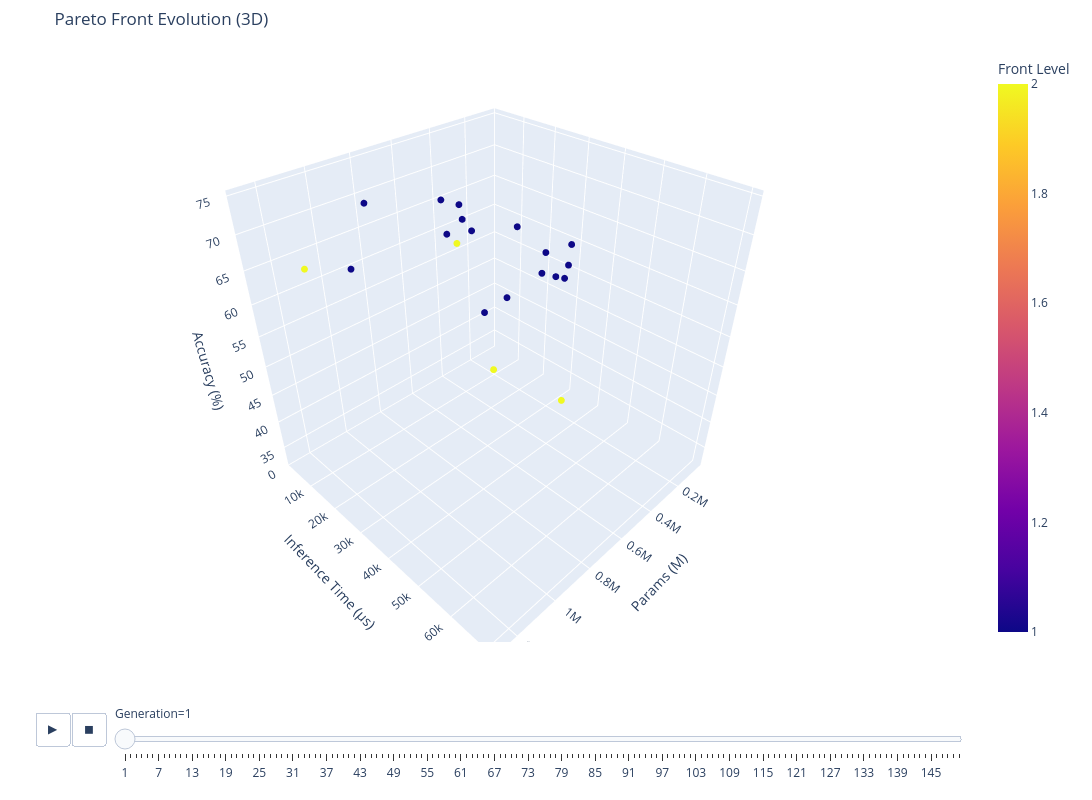

This figure's notebook cell:
### Code cell
# To show 3D animation:
plot_pareto_evolution(history, dims="3d",
                    x="params", y="inference_time", z="accuracy")

### Figure 1 — Plotly figure (JSON) as saved in the notebook; plotly's stock layout.template omitted (floating-point values rounded to 4 significant figures)
{"data": [{"customdata": [[1, 1], [1, 1], [1, 1], [1, 1], [1, 1], [1, 1], [1, 1], [1, 1], [1, 1], [1, 1], [1, 1], [1, 1], [1, 1], [1, 1], [1, 1], [1, 1], [2, 1], [2, 1], [2, 1], [2, 1]], "hovertemplate": "Params: %{x:.2f} M<br>Inference Time: %{y:.2f} µs<br>Accuracy: %{z:.2f}%<br>Front Level: %{customdata[0]}<br>Generation: %{customdata[1]}<extra></extra>", "legendgroup": "", "marker": {"color": [1, 1, 1, 1, 1, 1, 1, 1, 1, 1, 1, 1, 1, 1, 1, 1, 2, 2, 2, 2], "coloraxis": "coloraxis", "size": 4, "symbol": "circle"}, "mode": "markers", "name": "", "scene": "scene", "showlegend": false, "type": "scatter3d", "x": [280400.0, 383200.0, 873800.0, 352800.0, 57070.0, 137500.0, 231400.0, 314300.0, 69350.0, 234400.0, 83180.0, 991800.0, 100300.0, 82540.0, 121800.0, 564800.0, 208900.0, 340300.0, 1273000.0, 177700.0], "y": [3010.0, 1798.0, 1180.0, 1517.0, 7068.0, 2579.0, 3487.0, 23890.0, 24920.0, 29080.0, 29380.0, 19240.0, 29190.0, 29880.0, 22720.0, 19650.0, 10220.0, 4460.0, 21210.0, 34250.0], "z": [60.89, 64.98, 59.65, 58.89, 44.43, 41.37, 58.44, 64.4, 53.18, 60.48, 56.48, 74.38, 54.37, 60.06, 53.96, 69.65, 32.65, 57.79, 69.89, 33.62]}], "layout": {"coloraxis": {"colorbar": {"title": {"text": "Front Level"}}, "colorscale": [[0, "#0d0887"], [0.1111, "#46039f"], [0.2222, "#7201a8"], [0.3333, "#9c179e"], [0.4444, "#bd3786"], [0.5556, "#d8576b"], [0.6667, "#ed7953"], [0.7778, "#fb9f3a"], [0.8889, "#fdca26"], [1, "#f0f921"]]}, "height": 800, "legend": {"tracegroupgap": 0}, "margin": {"b": 20, "l": 20, "r": 20, "t": 50}, "scene": {"domain": {"x": [0, 1], "y": [0, 1]}, "xaxis": {"title": {"text": "Params (M)"}}, "yaxis": {"range": [0, 72250.0], "title": {"text": "Inference Time (µs)"}}, "zaxis": {"title": {"text": "Accuracy (%)"}}}, "sliders": [{"active": 0, "currentvalue": {"prefix": "Generation="}, "len": 0.9, "pad": {"b": 10, "t": 60}, "steps": [{"args": [["1"], {"frame": {"duration": 0, "redraw": true}, "fromcurrent": true, "mode": "immediate", "transition": {"duration": 0, "easing": "linear"}}], "label": "1", "method": "animate"}, {"args": [["2"], {"frame": {"duration": 0, "redraw": true}, "fromcurrent": true, "mode": "immediate", "transition": {"duration": 0, "easing": "linear"}}], "label": "2", "method": "animate"}, {"args": [["3"], {"frame": {"duration": 0, "redraw": true}, "fromcurrent": true, "mode": "immediate", "transition": {"duration": 0, "easing": "linear"}}], "label": "3", "method": "animate"}, {"args": [["4"], {"frame": {"duration": 0, "redraw": true}, "fromcurrent": true, "mode": "immediate", "transition": {"duration": 0, "easing": "linear"}}], "label": "4", "method": "animate"}, {"args": [["5"], {"frame": {"duration": 0, "redraw": true}, "fromcurrent": true, "mode": "immediate", "transition": {"duration": 0, "easing": "linear"}}], "label": "5", "method": "animate"}, {"args": [["6"], {"frame": {"duration": 0, "redraw": true}, "fromcurrent": true, "mode": "immediate", "transition": {"duration": 0, "easing": "linear"}}], "label": "6", "method": "animate"}, {"args": [["7"], {"frame": {"duration": 0, "redraw": true}, "fromcurrent": true, "mode": "immediate", "transition": {"duration": 0, "easing": "linear"}}], "label": "7", "method": "animate"}, {"args": [["8"], {"frame": {"duration": 0, "redraw": true}, "fromcurrent": true, "mode": "immediate", "transition": {"duration": 0, "easing": "linear"}}], "label": "8", "method": "animate"}, {"args": [["9"], {"frame": {"duration": 0, "redraw": true}, "fromcurrent": true, "mode": "immediate", "transition": {"duration": 0, "easing": "linear"}}], "label": "9", "method": "animate"}, {"args": [["10"], {"frame": {"duration": 0, "redraw": true}, "fromcurrent": true, "mode": "immediate", "transition": {"duration": 0, "easing": "linear"}}], "label": "10", "method": "animate"}, {"args": [["11"], {"frame": {"duration": 0, "redraw": true}, "fromcurrent": true, "mode": "immediate", "transition": {"duration": 0, "easing": "linear"}}], "label": "11", "method": "animate"}, {"args": [["12"], {"frame": {"duration": 0, "redraw": true}, "fromcurrent": true, "mode": "immediate", "transition": {"duration": 0, "easing": "linear"}}], "label": "12", "method": "animate"}, {"args": [["13"], {"frame": {"duration": 0, "redraw": true}, "fromcurrent": true, "mode": "immediate", "transition": {"duration": 0, "easing": "linear"}}], "label": "13", "method": "animate"}, {"args": [["14"], {"frame": {"duration": 0, "redraw": true}, "fromcurrent": true, "mode": "immediate", "transition": {"duration": 0, "easing": "linear"}}], "label": "14", "method": "animate"}, {"args": [["15"], {"frame": {"duration": 0, "redraw": true}, "fromcurrent": true, "mode": "immediate", "transition": {"duration": 0, "easing": "linear"}}], "label": "15", "method": "animate"}, {"args": [["16"], {"frame": {"duration": 0, "redraw": true}, "fromcurrent": true, "mode": "immediate", "transition": {"duration": 0, "easing": "linear"}}], "label": "16", "method": "animate"}, {"args": [["17"], {"frame": {"duration": 0, "redraw": true}, "fromcurrent": true, "mode": "immediate", "transition": {"duration": 0, "easing": "linear"}}], "label": "17", "method": "animate"}, {"args": [["18"], {"frame": {"duration": 0, "redraw": true}, "fromcurrent": true, "mode": "immediate", "transition": {"duration": 0, "easing": "linear"}}], "label": "18", "method": "animate"}, {"args": [["19"], {"frame": {"duration": 0, "redraw": true}, "fromcurrent": true, "mode": "immediate", "transition": {"duration": 0, "easing": "linear"}}], "label": "19", "method": "animate"}, {"args": [["20"], {"frame": {"duration": 0, "redraw": true}, "fromcurrent": true, "mode": "immediate", "transition": {"duration": 0, "easing": "linear"}}], "label": "20", "method": "animate"}, {"args": [["21"], {"frame": {"duration": 0, "redraw": true}, "fromcurrent": true, "mode": "immediate", "transition": {"duration": 0, "easing": "linear"}}], "label": "21", "method": "animate"}, {"args": [["22"], {"frame": {"duration": 0, "redraw": true}, "fromcurrent": true, "mode": "immediate", "transition": {"duration": 0, "easing": "linear"}}], "label": "22", "method": "animate"}, {"args": [["23"], {"frame": {"duration": 0, "redraw": true}, "fromcurrent": true, "mode": "immediate", "transition": {"duration": 0, "easing": "linear"}}], "label": "23", "method": "animate"}, {"args": [["24"], {"frame": {"duration": 0, "redraw": true}, "fromcurrent": true, "mode": "immediate", "transition": {"duration": 0, "easing": "linear"}}], "label": "24", "method": "animate"}, {"args": [["25"], {"frame": {"duration": 0, "redraw": true}, "fromcurrent": true, "mode": "immediate", "transition": {"duration": 0, "easing": "linear"}}], "label": "25", "method": "animate"}, {"args": [["26"], {"frame": {"duration": 0, "redraw": true}, "fromcurrent": true, "mode": "immediate", "transition": {"duration": 0, "easing": "linear"}}], "label": "26", "method": "animate"}, {"args": [["27"], {"frame": {"duration": 0, "redraw": true}, "fromcurrent": true, "mode": "immediate", "transition": {"duration": 0, "easing": "linear"}}], "label": "27", "method": "animate"}, {"args": [["28"], {"frame": {"duration": 0, "redraw": true}, "fromcurrent": true, "mode": "immediate", "transition": {"duration": 0, "easing": "linear"}}], "label": "28", "method": "animate"}, {"args": [["29"], {"frame": {"duration": 0, "redraw": true}, "fromcurrent": true, "mode": "immediate", "transition": {"duration": 0, "easing": "linear"}}], "label": "29", "method": "animate"}, {"args": [["30"], {"frame": {"duration": 0, "redraw": true}, "fromcurrent": true, "mode": "immediate", "transition": {"duration": 0, "easing": "linear"}}], "label": "30", "method": "animate"}, {"args": [["31"], {"frame": {"duration": 0, "redraw": true}, "fromcurrent": true, "mode": "immediate", "transition": {"duration": 0, "easing": "linear"}}], "label": "31", "method": "animate"}, {"args": [["32"], {"frame": {"duration": 0, "redraw": true}, "fromcurrent": true, "mode": "immediate", "transition": {"duration": 0, "easing": "linear"}}], "label": "32", "method": "animate"}, {"args": [["33"], {"frame": {"duration": 0, "redraw": true}, "fromcurrent": true, "mode": "immediate", "transition": {"duration": 0, "easing": "linear"}}], "label": "33", "method": "animate"}, {"args": [["34"], {"frame": {"duration": 0, "redraw": true}, "fromcurrent": true, "mode": "immediate", "transition": {"duration": 0, "easing": "linear"}}], "label": "34", "method": "animate"}, {"args": [["35"], {"frame": {"duration": 0, "redraw": true}, "fromcurrent": true, "mode": "immediate", "transition": {"duration": 0, "easing": "linear"}}], "label": "35", "method": "animate"}, {"args": [["36"], {"frame": {"duration": 0, "redraw": true}, "fromcurrent": true, "mode": "immediate", "transition": {"duration": 0, "easing": "linear"}}], "label": "36", "method": "animate"}, {"args": [["37"], {"frame": {"duration": 0, "redraw": true}, "fromcurrent": true, "mode": "immediate", "transition": {"duration": 0, "easing": "linear"}}], "label": "37", "method": "animate"}, {"args": [["38"], {"frame": {"duration": 0, "redraw": true}, "fromcurrent": true, "mode": "immediate", "transition": {"duration": 0, "easing": "linear"}}], "label": "38", "method": "animate"}, {"args": [["39"], {"frame": {"duration": 0, "redraw": true}, "fromcurrent": true, "mode": "immediate", "transition": {"duration": 0, "easing": "linear"}}], "label": "39", "method": "animate"}, {"args": [["40"], {"frame": {"duration": 0, "redraw": true}, "fromcurrent": true, "mode": "immediate", "transition": {"duration": 0, "easing": "linear"}}], "label": "40", "method": "animate"}, {"args": [["41"], {"frame": {"duration": 0, "redraw": true}, "fromcurrent": true, "mode": "immediate", "transition": {"duration": 0, "easing": "linear"}}], "label": "41", "method": "animate"}, {"args": [["42"], {"frame": {"duration": 0, "redraw": true}, "fromcurrent": true, "mode": "immediate", "transition": {"duration": 0, "easing": "linear"}}], "label": "42", "method": "animate"}, {"args": [["43"], {"frame": {"duration": 0, "redraw": true}, "fromcurrent": true, "mode": "immediate", "transition": {"duration": 0, "easing": "linear"}}], "label": "43", "method": "animate"}, {"args": [["44"], {"frame": {"duration": 0, "redraw": true}, "fromcurrent": true, "mode": "immediate", "transition": {"duration": 0, "easing": "linear"}}], "label": "44", "method": "animate"}, {"args": [["45"], {"frame": {"duration": 0, "redraw": true}, "fromcurrent": true, "mode": "immediate", "transition": {"duration": 0, "easing": "linear"}}], "label": "45", "method": "animate"}, {"args": [["46"], {"frame": {"duration": 0, "redraw": true}, "fromcurrent": true, "mode": "immediate", "transition": {"duration": 0, "easing": "linear"}}], "label": "46", "method": "animate"}, {"args": [["47"], {"frame": {"duration": 0, "redraw": true}, "fromcurrent": true, "mode": "immediate", "transition": {"duration": 0, "easing": "linear"}}], "label": "47", "method": "animate"}, {"args": [["48"], {"frame": {"duration": 0, "redraw": true}, "fromcurrent": true, "mode": "immediate", "transition": {"duration": 0, "easing": "linear"}}], "label": "48", "method": "animate"}, {"args": [["49"], {"frame": {"duration": 0, "redraw": true}, "fromcurrent": true, "mode": "immediate", "transition": {"duration": 0, "easing": "linear"}}], "label": "49", "method": "animate"}, {"args": [["50"], {"frame": {"duration": 0, "redraw": true}, "fromcurrent": true, "mode": "immediate", "transition": {"duration": 0, "easing": "linear"}}], "label": "50", "method": "animate"}, {"args": [["51"], {"frame": {"duration": 0, "redraw": true}, "fromcurrent": true, "mode": "immediate", "transition": {"duration": 0, "easing": "linear"}}], "label": "51", "method": "animate"}, {"args": [["52"], {"frame": {"duration": 0, "redraw": true}, "fromcurrent": true, "mode": "immediate", "transition": {"duration": 0, "easing": "linear"}}], "label": "52", "method": "animate"}, {"args": [["53"], {"frame": {"duration": 0, "redraw": true}, "fromcurrent": true, "mode": "immediate", "transition": {"duration": 0, "easing": "linear"}}], "label": "53", "method": "animate"}, {"args": [["54"], {"frame": {"duration": 0, "redraw": true}, "fromcurrent": true, "mode": "immediate", "transition": {"duration": 0, "easing": "linear"}}], "label": "54", "method": "animate"}, {"args": [["55"], {"frame": {"duration": 0, "redraw": true}, "fromcurrent": true, "mode": "immediate", "transition": {"duration": 0, "easing": "linear"}}], "label": "55", "method": "animate"}, {"args": [["56"], {"frame": {"duration": 0, "redraw": true}, "fromcurrent": true, "mode": "immediate", "transition": {"duration": 0, "easing": "linear"}}], "label": "56", "method": "animate"}, {"args": [["57"], {"frame": {"duration": 0, "redraw": true}, "fromcurrent": true, "mode": "immediate", "transition": {"duration": 0, "easing": "linear"}}], "label": "57", "method": "animate"}, {"args": [["58"], {"frame": {"duration": 0, "redraw": true}, "fromcurrent": true, "mode": "immediate", "transition": {"duration": 0, "easing": "linear"}}], "label": "58", "method": "animate"}, {"args": [["59"], {"frame": {"duration": 0, "redraw": true}, "fromcurrent": true, "mode": "immediate", "transition": {"duration": 0, "easing": "linear"}}], "label": "59", "method": "animate"}, {"args": [["60"], {"frame": {"duration": 0, "redraw": true}, "fromcurrent": true, "mode": "immediate", "transition": {"duration": 0, "easing": "linear"}}], "label": "60", "method": "animate"}, {"args": [["61"], {"frame": {"duration": 0, "redraw": true}, "fromcurrent": true, "mode": "immediate", "transition": {"duration": 0, "easing": "linear"}}], "label": "61", "method": "animate"}, {"args": [["62"], {"frame": {"duration": 0, "redraw": true}, "fromcurrent": true, "mode": "immediate", "transition": {"duration": 0, "easing": "linear"}}], "label": "62", "method": "animate"}, {"args": [["63"], {"frame": {"duration": 0, "redraw": true}, "fromcurrent": true, "mode": "immediate", "transition": {"duration": 0, "easing": "linear"}}], "label": "63", "method": "animate"}, {"args": [["64"], {"frame": {"duration": 0, "redraw": true}, "fromcurrent": true, "mode": "immediate", "transition": {"duration": 0, "easing": "linear"}}], "label": "64", "method": "animate"}, {"args": [["65"], {"frame": {"duration": 0, "redraw": true}, "fromcurrent": true, "mode": "immediate", "transition": {"duration": 0, "easing": "linear"}}], "label": "65", "method": "animate"}, {"args": [["66"], {"frame": {"duration": 0, "redraw": true}, "fromcurrent": true, "mode": "immediate", "transition": {"duration": 0, "easing": "linear"}}], "label": "66", "method": "animate"}, {"args": [["67"], {"frame": {"duration": 0, "redraw": true}, "fromcurrent": true, "mode": "immediate", "transition": {"duration": 0, "easing": "linear"}}], "label": "67", "method": "animate"}, {"args": [["68"], {"frame": {"duration": 0, "redraw": true}, "fromcurrent": true, "mode": "immediate", "transition": {"duration": 0, "easing": "linear"}}], "label": "68", "method": "animate"}, {"args": [["69"], {"frame": {"duration": 0, "redraw": true}, "fromcurrent": true, "mode": "immediate", "transition": {"duration": 0, "easing": "linear"}}], "label": "69", "method": "animate"}, {"args": [["70"], {"frame": {"duration": 0, "redraw": true}, "fromcurrent": true, "mode": "immediate", "transition": {"duration": 0, "easing": "linear"}}], "label": "70", "method": "animate"}, {"args": [["71"], {"frame": {"duration": 0, "redraw": true}, "fromcurrent": true, "mode": "immediate", "transition": {"duration": 0, "easing": "linear"}}], "label": "71", "method": "animate"}, {"args": [["72"], {"frame": {"duration": 0, "redraw": true}, "fromcurrent": true, "mode": "immediate", "transition": {"duration": 0, "easing": "linear"}}], "label": "72", "method": "animate"}, {"args": [["73"], {"frame": {"duration": 0, "redraw": true}, "fromcurrent": true, "mode": "immediate", "transition": {"duration": 0, "easing": "linear"}}], "label": "73", "method": "animate"}, {"args": [["74"], {"frame": {"duration": 0, "redraw": true}, "fromcurrent": true, "mode": "immediate", "transition": {"duration": 0, "easing": "linear"}}], "label": "74", "method": "animate"}, {"args": [["75"], {"frame": {"duration": 0, "redraw": true}, "fromcurrent": true, "mode": "immediate", "transition": {"duration": 0, "easing": "linear"}}], "label": "75", "method": "animate"}, {"args": [["76"], {"frame": {"duration": 0, "redraw": true}, "fromcurrent": true, "mode": "immediate", "transition": {"duration": 0, "easing": "linear"}}], "label": "76", "method": "animate"}, {"args": [["77"], {"frame": {"duration": 0, "redraw": true}, "fromcurrent": true, "mode": "immediate", "transition": {"duration": 0, "easing": "linear"}}], "label": "77", "method": "animate"}, {"args": [["78"], {"frame": {"duration": 0, "redraw": true}, "fromcurrent": true, "mode": "immediate", "transition": {"duration": 0, "easing": "linear"}}], "label": "78", "method": "animate"}, {"args": [["79"], {"frame": {"duration": 0, "redraw": true}, "fromcurrent": true, "mode": "immediate", "transition": {"duration": 0, "easing": "linear"}}], "label": "79", "method": "animate"}, {"args": [["80"], {"frame": {"duration": 0, "redraw": true}, "fromcurrent": true, "mode": "immediate", "transition": {"duration": 0, "easing": "linear"}}], "label": "80", "method": "animate"}, {"args": [["81"], {"frame": {"duration": 0, "redraw": true}, "fromcurrent": true, "mode": "immediate", "transition": {"duration": 0, "easing": "linear"}}], "label": "81", "method": "animate"}, {"args": [["82"], {"frame": {"duration": 0, "redraw": true}, "fromcurrent": true, "mode": "immediate", "transition": {"duration": 0, "easing": "linear"}}], "label": "82", "method": "animate"}, {"args": [["83"], {"frame": {"duration": 0, "redraw": true}, "fromcurrent": true, "mode": "immediate", "transition": {"duration": 0, "easing": "linear"}}], "label": "83", "method": "animate"}, {"args": [["84"], {"frame": {"duration": 0, "redraw": true}, "fromcurrent": true, "mode": "immediate", "transition": {"duration": 0, "easing": "linear"}}], "label": "84", "method": "animate"}, {"args": [["85"], {"frame": {"duration": 0, "redraw": true}, "fromcurrent": true, "mode": "immediate", "transition": {"duration": 0, "easing": "linear"}}], "label": "85", "method": "animate"}, {"args": [["86"], {"frame": {"duration": 0, "redraw": true}, "fromcurrent": true, "mode": "immediate", "transition": {"duration": 0, "easing": "linear"}}], "label": "86", "method": "animate"}, {"args": [["87"], {"frame": {"duration": 0, "redraw": true}, "fromcurrent": true, "mode": "immediate", "transition": {"duration": 0, "easing": "linear"}}], "label": "87", "method": "animate"}, {"args": [["88"], {"frame": {"duration": 0, "redraw": true}, "fromcurrent": true, "mode": "immediate", "transition": {"duration": 0, "easing": "linear"}}], "label": "88", "method": "animate"}, {"args": [["89"], {"frame": {"duration": 0, "redraw": true}, "fromcurrent": true, "mode": "immediate", "transition": {"duration": 0, "easing": "linear"}}], "label": "89", "method": "animate"}, {"args": [["90"], {"frame": {"duration": 0, "redraw": true}, "fromcurrent": true, "mode": "immediate", "transition": {"duration": 0, "easing": "linear"}}], "label": "90", "method": "animate"}, {"args": [["91"], {"frame": {"duration": 0, "redraw": true}, "fromcurrent": true, "mode": "immediate", "transition": {"duration": 0, "easing": "linear"}}], "label": "91", "method": "animate"}, {"args": [["92"], {"frame": {"duration": 0, "redraw": true}, "fromcurrent": true, "mode": "immediate", "transition": {"duration": 0, "easing": "linear"}}], "label": "92", "method": "animate"}, {"args": [["93"], {"frame": {"duration": 0, "redraw": true}, "fromcurrent": true, "mode": "immediate", "transition": {"duration": 0, "easing": "linear"}}], "label": "93", "method": "animate"}, {"args": [["94"], {"frame": {"duration": 0, "redraw": true}, "fromcurrent": true, "mode": "immediate", "transition": {"duration": 0, "easing": "linear"}}], "label": "94", "method": "animate"}, {"args": [["95"], {"frame": {"duration": 0, "redraw": true}, "fromcurrent": true, "mode": "immediate", "transition": {"duration": 0, "easing": "linear"}}], "label": "95", "method": "animate"}, {"args": [["96"], {"frame": {"duration": 0, "redraw": true}, "fromcurrent": true, "mode": "immediate", "transition": {"duration": 0, "easing": "linear"}}], "label": "96", "method": "animate"}, {"args": [["97"], {"frame": {"duration": 0, "redraw": true}, "fromcurrent": true, "mode": "immediate", "transition": {"duration": 0, "easing": "linear"}}], "label": "97", "method": "animate"}, {"args": [["98"], {"frame": {"duration": 0, "redraw": true}, "fromcurrent": true, "mode": "immediate", "transition": {"duration": 0, "easing": "linear"}}], "label": "98", "method": "animate"}, {"args": [["99"], {"frame": {"duration": 0, "redraw": true}, "fromcurrent": true, "mode": "immediate", "transition": {"duration": 0, "easing": "linear"}}], "label": "99", "method": "animate"}, {"args": [["100"], {"frame": {"duration": 0, "redraw": true}, "fromcurrent": true, "mode": "immediate", "transition": {"duration": 0, "easing": "linear"}}], "label": "100", "method": "animate"}, {"args": [["101"], {"frame": {"duration": 0, "redraw": true}, "fromcurrent": true, "mode": "immediate", "transition": {"duration": 0, "easing": "linear"}}], "label": "101", "method": "animate"}, {"args": [["102"], {"frame": {"duration": 0, "redraw": true}, "fromcurrent": true, "mode": "immediate", "transition": {"duration": 0, "easing": "linear"}}], "label": "102", "method": "animate"}, {"args": [["103"], {"frame": {"duration": 0, "redraw": true}, "fromcurrent": true, "mode": "immediate", "transition": {"duration": 0, "easing": "linear"}}], "label": "103", "method": "animate"}, {"args": [["104"], {"frame": {"duration": 0, "redraw": true}, "fromcurrent": true, "mode": "immediate", "transition": {"duration": 0, "easing": "linear"}}], "label": "104", "method": "animate"}, {"args": [["105"], {"frame": {"duration": 0, "redraw": true}, "fromcurrent": true, "mode": "immediate", "transition": {"duration": 0, "easing": "linear"}}], "label": "105", "method": "animate"}, {"args": [["106"], {"frame": {"duration": 0, "redraw": true}, "fromcurrent": true, "mode": "immediate", "transition": {"duration": 0, "easing": "linear"}}], "label": "106", "method": "animate"}, {"args": [["107"], {"frame": {"duration": 0, "redraw": true}, "fromcurrent": true, "mode": "immediate", "transition": {"duration": 0, "easing": "linear"}}], "label": "107", "method": "animate"}, {"args": [["108"], {"frame": {"duration": 0, "redraw": true}, "fromcurrent": true, "mode": "immediate", "transition": {"duration": 0, "easing": "linear"}}], "label": "108", "method": "animate"}, {"args": [["109"], {"frame": {"duration": 0, "redraw": true}, "fromcurrent": true, "mode": "immediate", "transition": {"duration": 0, "easing": "linear"}}], "label": "109", "method": "animate"}, {"args": [["110"], {"frame": {"duration": 0, "redraw": true}, "fromcurrent": true, "mode": "immediate", "transition": {"duration": 0, "easing": "linear"}}], "label": "110", "method": "animate"}, {"args": [["111"], {"frame": {"duration": 0, "redraw": true}, "fromcurrent": true, "mode": "immediate", "transition": {"duration": 0, "easing": "linear"}}], "label": "111", "method": "animate"}, {"args": [["112"], {"frame": {"duration": 0, "redraw": true}, "fromcurrent": true, "mode": "immediate", "transition": {"duration": 0, "easing": "linear"}}], "label": "112", "method": "animate"}, {"args": [["113"], {"frame": {"duration": 0, "redraw": true}, "fromcurrent": true, "mode": "immediate", "transition": {"duration": 0, "easing": "linear"}}], "label": "113", "method": "animate"}, {"args": [["114"], {"frame": {"duration": 0, "redraw": true}, "fromcurrent": true, "mode": "immediate", "transition": {"duration": 0, "easing": "linear"}}], "label": "114", "method": "animate"}, {"args": [["115"], {"frame": {"duration": 0, "redraw": true}, "fromcurrent": true, "mode": "immediate", "transition": {"duration": 0, "easing": "linear"}}], "label": "115", "method": "animate"}, {"args": [["116"], {"frame": {"duration": 0, "redraw": true}, "fromcurrent": true, "mode": "immediate", "transition": {"duration": 0, "easing": "linear"}}], "label": "116", "method": "animate"}, {"args": [["117"], {"frame": {"duration": 0, "redraw": true}, "fromcurrent": true, "mode": "immediate", "transition": {"duration": 0, "easing": "linear"}}], "label": "117", "method": "animate"}, {"args": [["118"], {"frame": {"duration": 0, "redraw": true}, "fromcurrent": true, "mode": "immediate", "transition": {"duration": 0, "easing": "linear"}}], "label": "118", "method": "animate"}, {"args": [["119"], {"frame": {"duration": 0, "redraw": true}, "fromcurrent": true, "mode": "immediate", "transition": {"duration": 0, "easing": "linear"}}], "label": "119", "method": "animate"}, {"args": [["120"], {"frame": {"duration": 0, "redraw": true}, "fromcurrent": true, "mode": "immediate", "transition": {"duration": 0, "easing": "linear"}}], "label": "120", "method": "animate"}, {"args": [["121"], {"frame": {"duration": 0, "redraw": true}, "fromcurrent": true, "mode": "immediate", "transition": {"duration": 0, "easing": "linear"}}], "label": "121", "method": "animate"}, {"args": [["122"], {"frame": {"duration": 0, "redraw": true}, "fromcurrent": true, "mode": "immediate", "transition": {"duration": 0, "easing": "linear"}}], "label": "122", "method": "animate"}, {"args": [["123"], {"frame": {"duration": 0, "redraw": true}, "fromcurrent": true, "mode": "immediate", "transition": {"duration": 0, "easing": "linear"}}], "label": "123", "method": "animate"}, {"args": [["124"], {"frame": {"duration": 0, "redraw": true}, "fromcurrent": true, "mode": "immediate", "transition": {"duration": 0, "easing": "linear"}}], "label": "124", "method": "animate"}, {"args": [["125"], {"frame": {"duration": 0, "redraw": true}, "fromcurrent": true, "mode": "immediate", "transition": {"duration": 0, "easing": "linear"}}], "label": "125", "method": "animate"}, {"args": [["126"], {"frame": {"duration": 0, "redraw": true}, "fromcurrent": true, "mode": "immediate", "transition": {"duration": 0, "easing": "linear"}}], "label": "126", "method": "animate"}, {"args": [["127"], {"frame": {"duration": 0, "redraw": true}, "fromcurrent": true, "mode": "immediate", "transition": {"duration": 0, "easing": "linear"}}], "label": "127", "method": "animate"}, {"args": [["128"], {"frame": {"duration": 0, "redraw": true}, "fromcurrent": true, "mode": "immediate", "transition": {"duration": 0, "easing": "linear"}}], "label": "128", "method": "animate"}, {"args": [["129"], {"frame": {"duration": 0, "redraw": true}, "fromcurrent": true, "mode": "immediate", "transition": {"duration": 0, "easing": "linear"}}], "label": "129", "method": "animate"}, {"args": [["130"], {"frame": {"duration": 0, "redraw": true}, "fromcurrent": true, "mode": "immediate", "transition": {"duration": 0, "easing": "linear"}}], "label": "130", "method": "animate"}, {"args": [["131"], {"frame": {"duration": 0, "redraw": true}, "fromcurrent": true, "mode": "immediate", "transition": {"duration": 0, "easing": "linear"}}], "label": "131", "method": "animate"}, {"args": [["132"], {"frame": {"duration": 0, "redraw": true}, "fromcurrent": true, "mode": "immediate", "transition": {"duration": 0, "easing": "linear"}}], "label": "132", "method": "animate"}, {"args": [["133"], {"frame": {"duration": 0, "redraw": true}, "fromcurrent": true, "mode": "immediate", "transition": {"duration": 0, "easing": "linear"}}], "label": "133", "method": "animate"}, {"args": [["134"], {"frame": {"duration": 0, "redraw": true}, "fromcurrent": true, "mode": "immediate", "transition": {"duration": 0, "easing": "linear"}}], "label": "134", "method": "animate"}, {"args": [["135"], {"frame": {"duration": 0, "redraw": true}, "fromcurrent": true, "mode": "immediate", "transition": {"duration": 0, "easing": "linear"}}], "label": "135", "method": "animate"}, {"args": [["136"], {"frame": {"duration": 0, "redraw": true}, "fromcurrent": true, "mode": "immediate", "transition": {"duration": 0, "easing": "linear"}}], "label": "136", "method": "animate"}, {"args": [["137"], {"frame": {"duration": 0, "redraw": true}, "fromcurrent": true, "mode": "immediate", "transition": {"duration": 0, "easing": "linear"}}], "label": "137", "method": "animate"}, {"args": [["138"], {"frame": {"duration": 0, "redraw": true}, "fromcurrent": true, "mode": "immediate", "transition": {"duration": 0, "easing": "linear"}}], "label": "138", "method": "animate"}, {"args": [["139"], {"frame": {"duration": 0, "redraw": true}, "fromcurrent": true, "mode": "immediate", "transition": {"duration": 0, "easing": "linear"}}], "label": "139", "method": "animate"}, {"args": [["140"], {"frame": {"duration": 0, "redraw": true}, "fromcurrent": true, "mode": "immediate", "transition": {"duration": 0, "easing": "linear"}}], "label": "140", "method": "animate"}, {"args": [["141"], {"frame": {"duration": 0, "redraw": true}, "fromcurrent": true, "mode": "immediate", "transition": {"duration": 0, "easing": "linear"}}], "label": "141", "method": "animate"}, {"args": [["142"], {"frame": {"duration": 0, "redraw": true}, "fromcurrent": true, "mode": "immediate", "transition": {"duration": 0, "easing": "linear"}}], "label": "142", "method": "animate"}, {"args": [["143"], {"frame": {"duration": 0, "redraw": true}, "fromcurrent": true, "mode": "immediate", "transition": {"duration": 0, "easing": "linear"}}], "label": "143", "method": "animate"}, {"args": [["144"], {"frame": {"duration": 0, "redraw": true}, "fromcurrent": true, "mode": "immediate", "transition": {"duration": 0, "easing": "linear"}}], "label": "144", "method": "animate"}, {"args": [["145"], {"frame": {"duration": 0, "redraw": true}, "fromcurrent": true, "mode": "immediate", "transition": {"duration": 0, "easing": "linear"}}], "label": "145", "method": "animate"}, {"args": [["146"], {"frame": {"duration": 0, "redraw": true}, "fromcurrent": true, "mode": "immediate", "transition": {"duration": 0, "easing": "linear"}}], "label": "146", "method": "animate"}, {"args": [["147"], {"frame": {"duration": 0, "redraw": true}, "fromcurrent": true, "mode": "immediate", "transition": {"duration": 0, "easing": "linear"}}], "label": "147", "method": "animate"}, {"args": [["148"], {"frame": {"duration": 0, "redraw": true}, "fromcurrent": true, "mode": "immediate", "transition": {"duration": 0, "easing": "linear"}}], "label": "148", "method": "animate"}, {"args": [["149"], {"frame": {"duration": 0, "redraw": true}, "fromcurrent": true, "mode": "immediate", "transition": {"duration": 0, "easing": "linear"}}], "label": "149", "method": "animate"}, {"args": [["150"], {"frame": {"duration": 0, "redraw": true}, "fromcurrent": true, "mode": "immediate", "transition": {"duration": 0, "easing": "linear"}}], "label": "150", "method": "animate"}], "x": 0.1, "xanchor": "left", "y": 0, "yanchor": "top"}], "title": {"text": "Pareto Front Evolution (3D)"}, "updatemenus": [{"buttons": [{"args": [null, {"frame": {"duration": 500, "redraw": true}, "fromcurrent": true, "mode": "immediate", "transition": {"duration": 500, "easing": "linear"}}], "label": "&#9654;", "method": "animate"}, {"args": [[null], {"frame": {"duration": 0, "redraw": true}, "fromcurrent": true, "mode": "immediate", "transition": {"duration": 0, "easing": "linear"}}], "label": "&#9724;", "method": "animate"}], "direction": "left", "pad": {"r": 10, "t": 70}, "showactive": false, "type": "buttons", "x": 0.1, "xanchor": "right", "y": 0, "yanchor": "top"}], "width": 1200}}
